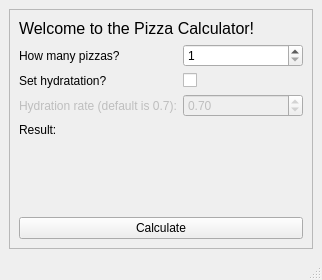
<?xml version="1.0" encoding="UTF-8"?>
<ui version="4.0">
 <class>MainWindow</class>
 <widget class="QMainWindow" name="MainWindow">
  <property name="geometry">
   <rect>
    <x>0</x>
    <y>0</y>
    <width>322</width>
    <height>280</height>
   </rect>
  </property>
  <property name="windowTitle">
   <string>MainWindow</string>
  </property>
  <widget class="QWidget" name="centralwidget">
   <layout class="QVBoxLayout" name="verticalLayout_2">
    <item>
     <widget class="QFrame" name="frame">
      <property name="frameShape">
       <enum>QFrame::StyledPanel</enum>
      </property>
      <property name="frameShadow">
       <enum>QFrame::Raised</enum>
      </property>
      <layout class="QVBoxLayout" name="verticalLayout">
       <item>
        <widget class="QLabel" name="label">
         <property name="minimumSize">
          <size>
           <width>0</width>
           <height>0</height>
          </size>
         </property>
         <property name="font">
          <font>
           <pointsize>12</pointsize>
          </font>
         </property>
         <property name="text">
          <string>Welcome to the Pizza Calculator!</string>
         </property>
        </widget>
       </item>
       <item>
        <layout class="QFormLayout" name="formLayout">
         <item row="0" column="0">
          <widget class="QLabel" name="label_2">
           <property name="text">
            <string>How many pizzas? </string>
           </property>
          </widget>
         </item>
         <item row="0" column="1">
          <widget class="QSpinBox" name="numPizza">
           <property name="minimum">
            <number>1</number>
           </property>
          </widget>
         </item>
         <item row="2" column="0">
          <widget class="QLabel" name="label_3">
           <property name="enabled">
            <bool>false</bool>
           </property>
           <property name="text">
            <string>Hydration rate (default is 0.7):</string>
           </property>
          </widget>
         </item>
         <item row="2" column="1">
          <widget class="QDoubleSpinBox" name="hydraRate">
           <property name="enabled">
            <bool>false</bool>
           </property>
           <property name="decimals">
            <number>2</number>
           </property>
           <property name="singleStep">
            <double>0.100000000000000</double>
           </property>
           <property name="value">
            <double>0.700000000000000</double>
           </property>
          </widget>
         </item>
         <item row="1" column="0">
          <widget class="QLabel" name="label_5">
           <property name="text">
            <string>Set hydratation?</string>
           </property>
          </widget>
         </item>
         <item row="1" column="1">
          <widget class="QCheckBox" name="hydraBool">
           <property name="text">
            <string/>
           </property>
          </widget>
         </item>
        </layout>
       </item>
       <item>
        <widget class="QLabel" name="resultDisp">
         <property name="text">
          <string>Result:</string>
         </property>
        </widget>
       </item>
       <item>
        <spacer name="verticalSpacer">
         <property name="orientation">
          <enum>Qt::Vertical</enum>
         </property>
         <property name="sizeHint" stdset="0">
          <size>
           <width>20</width>
           <height>40</height>
          </size>
         </property>
        </spacer>
       </item>
       <item>
        <widget class="QPushButton" name="calcButton">
         <property name="text">
          <string>Calculate</string>
         </property>
        </widget>
       </item>
      </layout>
     </widget>
    </item>
   </layout>
  </widget>
  <widget class="QMenuBar" name="menubar">
   <property name="geometry">
    <rect>
     <x>0</x>
     <y>0</y>
     <width>322</width>
     <height>22</height>
    </rect>
   </property>
  </widget>
  <widget class="QStatusBar" name="statusbar"/>
 </widget>
 <resources/>
 <connections>
  <connection>
   <sender>hydraBool</sender>
   <signal>toggled(bool)</signal>
   <receiver>label_3</receiver>
   <slot>setEnabled(bool)</slot>
   <hints>
    <hint type="sourcelabel">
     <x>182</x>
     <y>102</y>
    </hint>
    <hint type="destinationlabel">
     <x>153</x>
     <y>132</y>
    </hint>
   </hints>
  </connection>
  <connection>
   <sender>hydraBool</sender>
   <signal>toggled(bool)</signal>
   <receiver>hydraRate</receiver>
   <slot>setEnabled(bool)</slot>
   <hints>
    <hint type="sourcelabel">
     <x>198</x>
     <y>103</y>
    </hint>
    <hint type="destinationlabel">
     <x>274</x>
     <y>124</y>
    </hint>
   </hints>
  </connection>
 </connections>
</ui>
